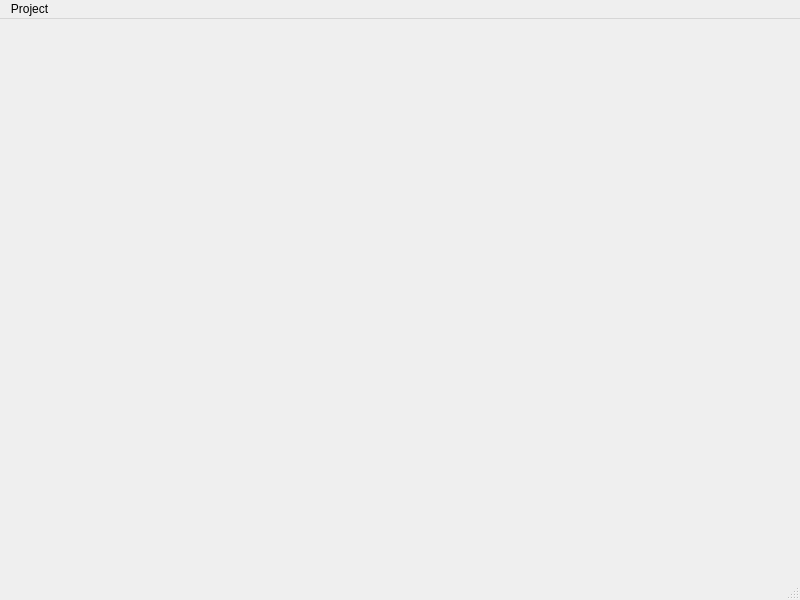
<?xml version="1.0" encoding="UTF-8"?>
<ui version="4.0">
 <class>MainWindow</class>
 <widget class="QMainWindow" name="MainWindow">
  <property name="geometry">
   <rect>
    <x>0</x>
    <y>0</y>
    <width>800</width>
    <height>600</height>
   </rect>
  </property>
  <property name="windowTitle">
   <string>MainWindow</string>
  </property>
  <widget class="QWidget" name="centralwidget"/>
  <widget class="QMenuBar" name="menubar">
   <property name="geometry">
    <rect>
     <x>0</x>
     <y>0</y>
     <width>800</width>
     <height>22</height>
    </rect>
   </property>
   <widget class="QMenu" name="menuProject">
    <property name="title">
     <string>Project</string>
    </property>
    <addaction name="actionCreateProject"/>
    <addaction name="actionOpenProject"/>
    <addaction name="actionOpenRecentProjects"/>
    <addaction name="actionSaveProject"/>
   </widget>
   <addaction name="menuProject"/>
  </widget>
  <widget class="QStatusBar" name="statusbar"/>
  <action name="actionCreateProject">
   <property name="text">
    <string>Create</string>
   </property>
  </action>
  <action name="actionOpenProject">
   <property name="text">
    <string>Open</string>
   </property>
  </action>
  <action name="actionOpenRecentProjects">
   <property name="text">
    <string>Open Recent</string>
   </property>
  </action>
  <action name="actionSaveProject">
   <property name="text">
    <string>Save</string>
   </property>
  </action>
 </widget>
 <resources/>
 <connections/>
</ui>
